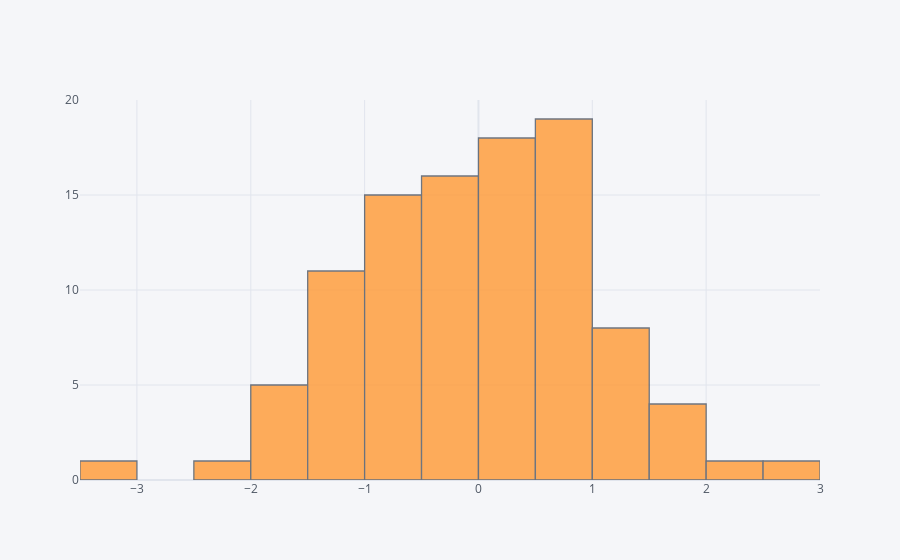

Notebook cell for this chart:
### Code cell
df['A'].iplot(kind='hist')

### Figure 1 — Plotly figure (JSON) as saved in the notebook; plotly's stock layout.template omitted (floating-point values rounded to 4 significant figures)
{"data": [{"histfunc": "count", "histnorm": "", "marker": {"color": "rgba(255, 153, 51, 1.0)", "line": {"color": "#4D5663", "width": 1.3}}, "name": "A", "opacity": 0.8, "orientation": "v", "type": "histogram", "x": [0.6446, 0.4078, -0.2766, 0.1046, 0.08324, 0.05744, -1.217, -0.09196, -1.438, -0.9066, -3.065, -0.5927, 1.583, 0.2341, 1.299, -0.07914, 1.982, 0.5301, 0.05612, 0.01537, -1.213, 0.03505, 0.7119, -0.1952, -0.758, 0.8383, -0.2523, 0.6312, -1.476, -1.97, -1.337, -0.005589, -1.752, 0.5432, 0.7075, 0.6594, -0.9661, 1.245, -1.08, 0.5087, 0.06968, -0.6676, -0.6773, 1.069, -1.197, 1.33, -1.735, -1.058, 1.062, 1.454, 0.5318, 0.7421, -0.1879, -1.231, -0.1773, -1.148, 0.4038, 0.9812, -0.4956, -0.2881, -0.6487, 0.8482, -0.3115, 0.3471, 2.836, -0.1068, 0.7333, -0.9757, -1.473, -0.8027, -0.9085, 0.451, -0.1444, -1.976, -0.5332, -0.6389, -2.271, -0.4027, -1.954, 0.21, 0.5515, 1.814, -0.5238, -0.2823, 0.4186, 0.1028, 2.075, 0.6973, 1.161, 1.362, 0.1071, -0.3597, 0.7454, -0.5003, 0.3405, -0.753, 0.2108, 1.754, 0.8556, 0.7016]}], "layout": {"barmode": "overlay", "legend": {"bgcolor": "#F5F6F9", "font": {"color": "#4D5663"}}, "paper_bgcolor": "#F5F6F9", "plot_bgcolor": "#F5F6F9", "title": {"font": {"color": "#4D5663"}}, "xaxis": {"gridcolor": "#E1E5ED", "showgrid": true, "tickfont": {"color": "#4D5663"}, "title": {"font": {"color": "#4D5663"}, "text": ""}, "zerolinecolor": "#E1E5ED"}, "yaxis": {"gridcolor": "#E1E5ED", "showgrid": true, "tickfont": {"color": "#4D5663"}, "title": {"font": {"color": "#4D5663"}, "text": ""}, "zerolinecolor": "#E1E5ED"}}}
